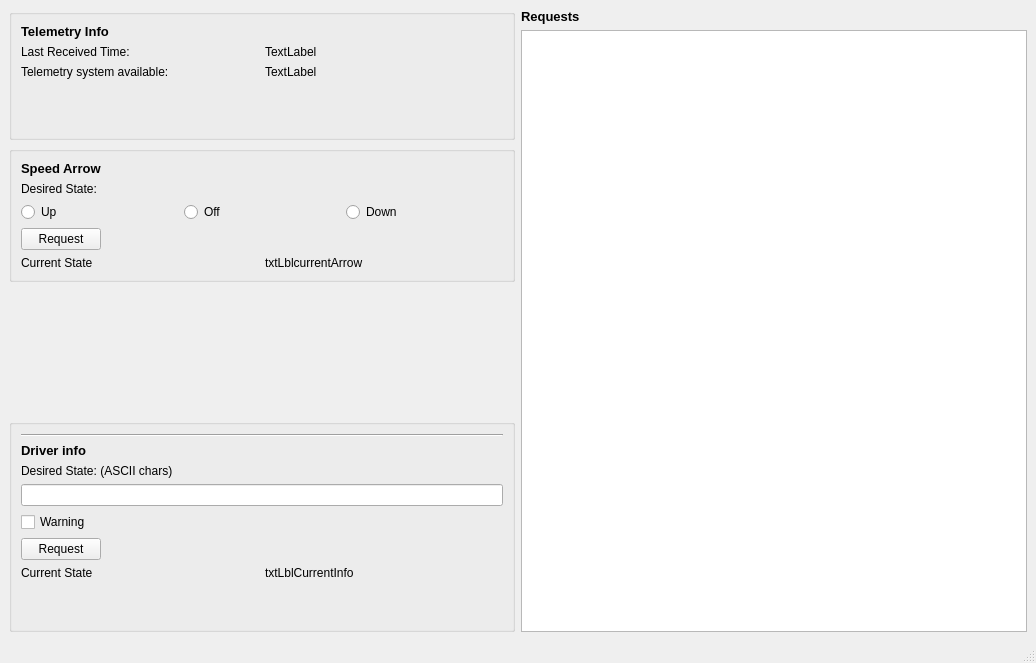
<?xml version="1.0" encoding="UTF-8"?>
<ui version="4.0">
 <class>MainWindow</class>
 <widget class="QMainWindow" name="MainWindow">
  <property name="geometry">
   <rect>
    <x>0</x>
    <y>0</y>
    <width>1036</width>
    <height>663</height>
   </rect>
  </property>
  <property name="windowTitle">
   <string>SER4 Telemetry</string>
  </property>
  <property name="windowIcon">
   <iconset theme="SER">
    <normaloff>../../../../../.designer/backup</normaloff>../../../../../.designer/backup</iconset>
  </property>
  <widget class="QWidget" name="centralwidget">
   <layout class="QHBoxLayout" name="horizontalLayout" stretch="1,1">
    <item>
     <layout class="QVBoxLayout" name="vertricalLayout_1" stretch="1,1,1,0">
      <item>
       <widget class="QGroupBox" name="grpTelemetryInfo">
        <property name="title">
         <string/>
        </property>
        <layout class="QGridLayout" name="gridLayout">
         <item row="2" column="0">
          <widget class="QLabel" name="label_13">
           <property name="text">
            <string>Telemetry system available:</string>
           </property>
          </widget>
         </item>
         <item row="1" column="1">
          <widget class="QLabel" name="lblLastReceived">
           <property name="text">
            <string>TextLabel</string>
           </property>
          </widget>
         </item>
         <item row="0" column="0">
          <widget class="QLabel" name="label_10">
           <property name="font">
            <font>
             <pointsize>10</pointsize>
             <weight>75</weight>
             <bold>true</bold>
            </font>
           </property>
           <property name="text">
            <string>Telemetry Info</string>
           </property>
          </widget>
         </item>
         <item row="2" column="1">
          <widget class="QLabel" name="lblSerialConnected">
           <property name="text">
            <string>TextLabel</string>
           </property>
          </widget>
         </item>
         <item row="1" column="0">
          <widget class="QLabel" name="label_11">
           <property name="text">
            <string>Last Received Time:</string>
           </property>
          </widget>
         </item>
         <item row="3" column="0">
          <spacer name="verticalSpacer_3">
           <property name="orientation">
            <enum>Qt::Vertical</enum>
           </property>
           <property name="sizeHint" stdset="0">
            <size>
             <width>20</width>
             <height>40</height>
            </size>
           </property>
          </spacer>
         </item>
        </layout>
       </widget>
      </item>
      <item>
       <widget class="QGroupBox" name="grpSpeedArrow">
        <property name="title">
         <string/>
        </property>
        <layout class="QVBoxLayout" name="verticalLayout">
         <item>
          <widget class="QLabel" name="label_4">
           <property name="font">
            <font>
             <pointsize>10</pointsize>
             <weight>75</weight>
             <bold>true</bold>
            </font>
           </property>
           <property name="text">
            <string>Speed Arrow</string>
           </property>
          </widget>
         </item>
         <item>
          <widget class="QLabel" name="label">
           <property name="text">
            <string>Desired State:</string>
           </property>
          </widget>
         </item>
         <item>
          <layout class="QHBoxLayout" name="horizontalLayout_3">
           <item>
            <widget class="QRadioButton" name="rbArrowUp">
             <property name="text">
              <string>Up</string>
             </property>
            </widget>
           </item>
           <item>
            <widget class="QRadioButton" name="rbArrowOff">
             <property name="text">
              <string>Off</string>
             </property>
            </widget>
           </item>
           <item>
            <widget class="QRadioButton" name="rbArrowDown">
             <property name="text">
              <string>Down</string>
             </property>
            </widget>
           </item>
          </layout>
         </item>
         <item>
          <widget class="QPushButton" name="btnArrowRequest">
           <property name="sizePolicy">
            <sizepolicy hsizetype="Fixed" vsizetype="Fixed">
             <horstretch>0</horstretch>
             <verstretch>0</verstretch>
            </sizepolicy>
           </property>
           <property name="text">
            <string>Request</string>
           </property>
          </widget>
         </item>
         <item>
          <layout class="QHBoxLayout" name="horizontalLayout_2">
           <item>
            <widget class="QLabel" name="label_2">
             <property name="text">
              <string>Current State</string>
             </property>
            </widget>
           </item>
           <item>
            <widget class="QLabel" name="lblSpeedArrowState">
             <property name="text">
              <string>txtLblcurrentArrow</string>
             </property>
            </widget>
           </item>
          </layout>
         </item>
        </layout>
       </widget>
      </item>
      <item>
       <spacer name="verticalSpacer_2">
        <property name="orientation">
         <enum>Qt::Vertical</enum>
        </property>
        <property name="sizeHint" stdset="0">
         <size>
          <width>20</width>
          <height>40</height>
         </size>
        </property>
       </spacer>
      </item>
      <item>
       <widget class="QGroupBox" name="grpDriverInfo">
        <property name="title">
         <string/>
        </property>
        <layout class="QVBoxLayout" name="verticalLayout_3">
         <item>
          <widget class="Line" name="line">
           <property name="orientation">
            <enum>Qt::Horizontal</enum>
           </property>
          </widget>
         </item>
         <item>
          <widget class="QLabel" name="label_5">
           <property name="font">
            <font>
             <pointsize>10</pointsize>
             <weight>75</weight>
             <bold>true</bold>
            </font>
           </property>
           <property name="text">
            <string>Driver info</string>
           </property>
          </widget>
         </item>
         <item>
          <widget class="QLabel" name="label_6">
           <property name="text">
            <string>Desired State: (ASCII chars)</string>
           </property>
          </widget>
         </item>
         <item>
          <widget class="QLineEdit" name="txtlnInfoInput">
           <property name="maxLength">
            <number>25</number>
           </property>
          </widget>
         </item>
         <item>
          <widget class="QCheckBox" name="cbInfoWarning">
           <property name="text">
            <string>Warning</string>
           </property>
          </widget>
         </item>
         <item>
          <widget class="QPushButton" name="btnInfoRequest">
           <property name="sizePolicy">
            <sizepolicy hsizetype="Fixed" vsizetype="Fixed">
             <horstretch>0</horstretch>
             <verstretch>0</verstretch>
            </sizepolicy>
           </property>
           <property name="text">
            <string>Request</string>
           </property>
          </widget>
         </item>
         <item>
          <layout class="QHBoxLayout" name="horizontalLayout_4">
           <item>
            <widget class="QLabel" name="label_7">
             <property name="text">
              <string>Current State</string>
             </property>
            </widget>
           </item>
           <item>
            <widget class="QLabel" name="lblInfoState">
             <property name="text">
              <string>txtLblCurrentInfo</string>
             </property>
            </widget>
           </item>
          </layout>
         </item>
         <item>
          <spacer name="verticalSpacer">
           <property name="orientation">
            <enum>Qt::Vertical</enum>
           </property>
           <property name="sizeHint" stdset="0">
            <size>
             <width>20</width>
             <height>40</height>
            </size>
           </property>
          </spacer>
         </item>
        </layout>
       </widget>
      </item>
     </layout>
    </item>
    <item>
     <layout class="QVBoxLayout" name="verticalLayout_2">
      <property name="sizeConstraint">
       <enum>QLayout::SetDefaultConstraint</enum>
      </property>
      <item>
       <layout class="QVBoxLayout" name="verticalLayout_4">
        <item>
         <widget class="QLabel" name="label_9">
          <property name="font">
           <font>
            <pointsize>10</pointsize>
            <weight>75</weight>
            <bold>true</bold>
           </font>
          </property>
          <property name="text">
           <string>Requests</string>
          </property>
         </widget>
        </item>
        <item>
         <widget class="QListView" name="lstRequests"/>
        </item>
       </layout>
      </item>
     </layout>
    </item>
   </layout>
  </widget>
  <widget class="QStatusBar" name="statusbar"/>
 </widget>
 <resources/>
 <connections/>
</ui>
